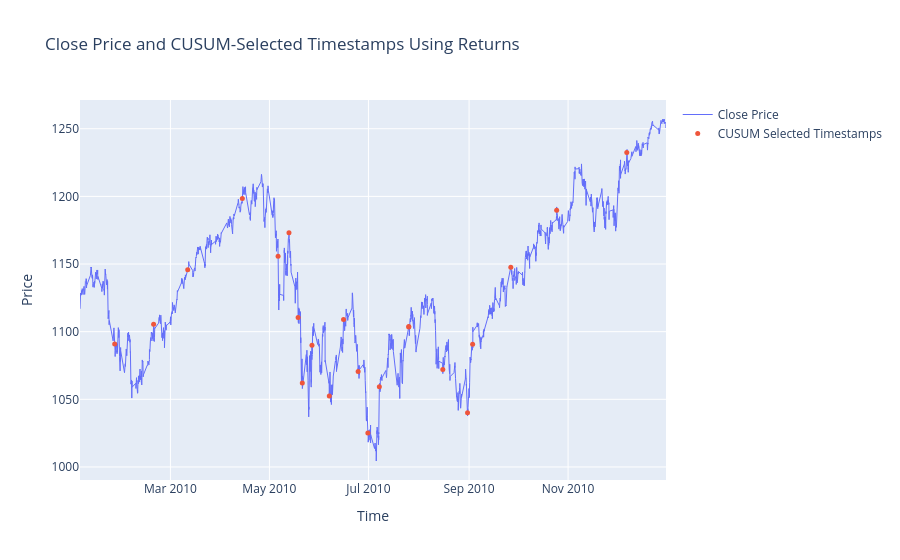

Notebook source saved alongside this figure:
### Code cell
# (b)
def getTEvents(gRaw, h): # From Del Prado
    tEvents = []
    sPos, sNeg = 0, 0

    diff = gRaw.diff().dropna()

    for t, x in diff.items():
        sPos = max(0, sPos + x)
        sNeg = min(0, sNeg + x)

        if sNeg < -h:
            sNeg = 0
            tEvents.append(t)
        elif sPos > h:
            sPos = 0
            tEvents.append(t)

    return pd.DatetimeIndex(tEvents)

df["ret"] = df["close"].pct_change()
df = df.dropna()

h = 0.05   # use 0.05 if it gives enough events

events_24 = getTEvents(df["ret"].cumsum(), h=h)
chosen_bars_24 = df.loc[events_24]

print("Number of selected timestamps:", len(chosen_bars_24))

fig = go.Figure()
fig.add_trace(go.Scatter(x=df.index,y=df["close"],line=dict(width=1),name="Close Price"))
fig.add_trace(go.Scatter(x=chosen_bars_24.index,y=chosen_bars_24["close"],mode="markers",marker=dict(size=5),name="CUSUM Selected Timestamps"))
fig.update_layout( title="Close Price and CUSUM-Selected Timestamps Using Returns",xaxis_title="Time",yaxis_title="Price")
fig.show()

### Figure 1 — Plotly figure (JSON) as saved in the notebook; plotly's stock layout.template omitted (floating-point values rounded to 4 significant figures; data arrays with more than 128 entries replaced by an {"elided": "..."} marker saying what was removed)
{"data": [{"line": {"width": 1}, "name": "Close Price", "type": "scatter", "x": {"elided": "15115 str values"}, "y": {"elided": "15115 float values"}}, {"marker": {"size": 5}, "mode": "markers", "name": "CUSUM Selected Timestamps", "type": "scatter", "x": ["2010-01-25T15:55:20.000000000", "2010-02-18T15:30:07.000000000", "2010-03-11T15:31:18.000000000", "2010-04-14T07:18:03.000000000", "2010-05-06T07:59:43.000000000", "2010-05-13T01:06:45.000000000", "2010-05-18T16:07:43.000000000", "2010-05-21T06:11:41.000000000", "2010-05-27T04:59:33.000000000", "2010-06-06T21:02:03.000000000", "2010-06-15T15:30:07.000000000", "2010-06-24T15:34:58.000000000", "2010-06-30T15:30:27.000000000", "2010-07-07T17:19:19.000000000", "2010-07-25T20:17:40.000000000", "2010-07-25T20:17:40.000000000", "2010-08-15T19:29:43.000000000", "2010-08-31T01:17:17.000000000", "2010-09-03T04:32:31.000000000", "2010-09-26T17:02:44.000000000", "2010-10-24T23:03:22.000000000", "2010-12-07T03:48:21.000000000"], "y": [1091.0, 1106.0, 1146.0, 1198.0, 1156.0, 1173.0, 1110.0, 1062.0, 1090.0, 1052.0, 1109.0, 1070.0, 1025.0, 1059.0, 1104.0, 1104.0, 1072.0, 1040.0, 1091.0, 1148.0, 1190.0, 1232.0]}], "layout": {"title": {"text": "Close Price and CUSUM-Selected Timestamps Using Returns"}, "xaxis": {"title": {"text": "Time"}}, "yaxis": {"title": {"text": "Price"}}}}
